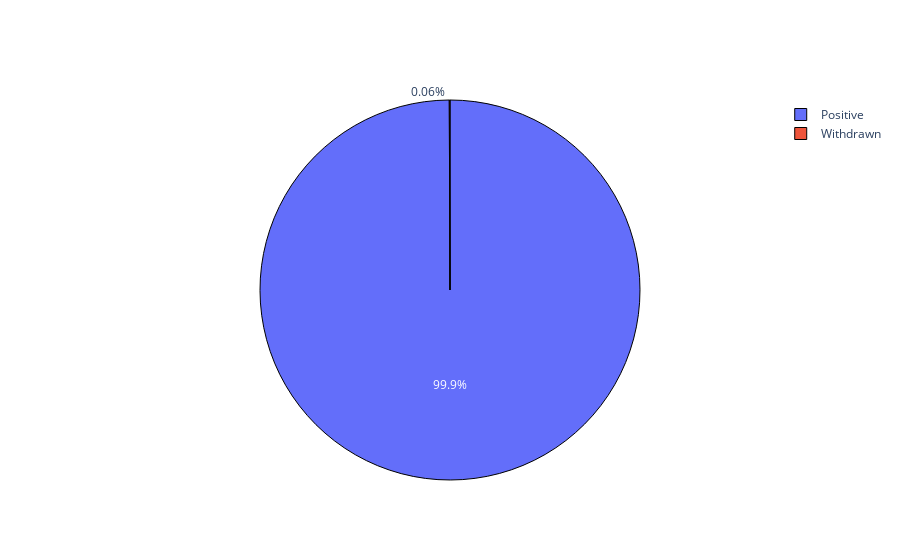

Notebook code cell kept with this figure:
### Markdown cell above
### 1.1 Outcome of designations in EC

### Code cell
import plotly.colors
import plotly.graph_objects as go

# Group data based on outcome
assert np.array_equal(inner_data['Status of orphan designation'].unique(), np.array(['Positive', 'Withdrawn']))
mask = inner_data['Status of orphan designation'] == 'Positive'
positive = inner_data[mask]
mask = inner_data['Status of orphan designation'] == 'Withdrawn'
withdrawn = inner_data[mask]

# Create figure
fig = go.Figure()
colours = plotly.colors.qualitative.Plotly

fig.add_trace(go.Pie(
    labels=['Positive', 'Withdrawn'],
    values=[len(positive), len(withdrawn)],
    sort=False,
    marker=dict(
        colors=colours[:2], 
        line=dict(color='#000000', width=1))))
fig.show()

### Figure 1 — Plotly figure (JSON) as saved in the notebook; plotly's stock layout.template omitted (floating-point values rounded to 4 significant figures)
{"data": [{"labels": ["Positive", "Withdrawn"], "marker": {"colors": ["#636EFA", "#EF553B"], "line": {"color": "#000000", "width": 1}}, "sort": false, "type": "pie", "values": [1667, 1]}], "layout": {}}
